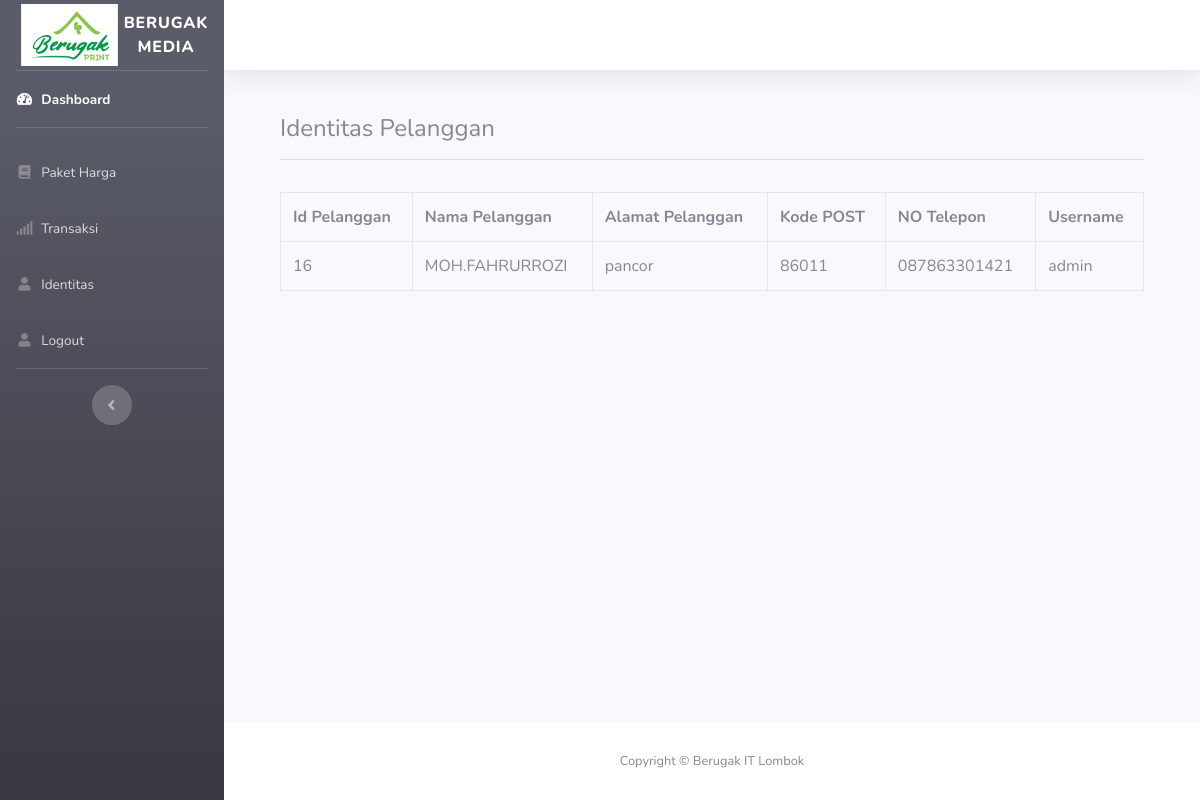
Screenshot of /user/aksi/identitas.php (signed in) with the database file from the repository.
### tables this page shows
CREATE TABLE `tb_pelanggan` (
  `id_pelanggan` int(11) NOT NULL,
  `nama_pelanggan` varchar(30) NOT NULL,
  `alamat` text NOT NULL,
  `kode_post` varchar(20) NOT NULL,
  `no` varchar(30) NOT NULL,
  `username` varchar(30) NOT NULL,
  `password` varchar(12) NOT NULL
);

### user/aksi/identitas.php (the view, shortened to what this page needs)
  <!DOCTYPE html>
<html lang="en">
<head>
  <link href="../../vendor/fontawesome-free/css/all.min.css" rel="stylesheet" type="text/css">
  <link href="../../css/sb-admin-2.min.css" rel="stylesheet">
</head>
<body id="page-top">
  <div id="wrapper">
    <ul class="navbar-nav bg-gradient-dark sidebar sidebar-dark accordion" id="accordionSidebar">
      <a class="sidebar-brand d-flex align-items-center justify-content-center" href="#">
        <div class="">
         <img src="../../gambar/logo.jpg" width="90%">
        </div>
        <div class=""> Berugak Media</div>
      </a>
      <hr class="sidebar-divider my-0">
      <li class="nav-item active">
        <a class="nav-link" href="#">
          <i class="fas fa-fw fa-tachometer-alt"></i>
          <span>Dashboard</span></a>
      </li>
      <hr class="sidebar-divider">
      <li class="nav-item">
        <a class="nav-link" href="paket_harga.php">
          <i class="fas fa-fw fa-book"></i>
          <span>Paket Harga</span></a>
      </li>
      <li class="nav-item">
        <a class="nav-link" href="transaksi.php">
          <i class="fas fa-fw fa-signal"></i>
          <span>Transaksi</span></a>
      </li>
      <li class="nav-item">
        <a class="nav-link" href="identitas.php">
          <i class="fas fa-fw fa-user"></i>
          <span>Identitas</span></a>
      </li>
      <li class="nav-item">
        <a class="nav-link" href="../logout.php">
          <i class="fas fa-fw fa-user"></i>
          <span>Logout</span></a>
      </li>
      <hr class="sidebar-divider d-none d-md-block">
      <div class="text-center d-none d-md-inline">
        <button class="rounded-circle border-0" id="sidebarToggle"></button>
      </div>
    </ul>
    <div id="content-wrapper" class="d-flex flex-column">
      <div id="content">
        <nav class="navbar navbar-expand navbar-light bg-white topbar mb-4 static-top shadow">
</nav>
            <div class="container">
            <div class= "col-md-12">
            <div class="card-body">
              <div class="table-responsive">
                <table class="table table-bordered" id="dataTable" width="100%" cellspacing="0">
            <h4>Identitas Pelanggan<hr></h4>
            <table class="table table-bordered">
            <th>Id Pelanggan</th>
            <th>Nama Pelanggan</th>
            <th>Alamat Pelanggan</th>
            <th>Kode POST</th>
            <th>NO Telepon</th>
            <th>Username</th>
            <?php
include '../../config.php';
$data = mysqli_query($koneksi,"select * from tb_pelanggan where id_pelanggan like ".$_SESSION['id_pelanggan'] );
while($d = mysqli_fetch_array($data)){
?>
<tr>
<td><?php echo $d['id_pelanggan']; ?></td>
<td><?php echo $d['nama_pelanggan']; ?></td>
<td><?php echo $d['alamat']; ?></td>
<td><?php echo $d['kode_post']; ?></td>
<td><?php echo $d['no']; ?></td>
<td><?php echo $d['username']; ?></td>
</tr>
<?php
}
?>
            </table>
  </div>
  </div>
            </div>
            </div>
</div>
      <footer class="sticky-footer bg-white">
        <div class="container my-auto">
          <div class="copyright text-center my-auto">
            <span>Copyright &copy; Berugak IT Lombok</span>
          </div>
        </div>
      </footer>
    </div>
  </div>
</body>
</html>

### rows the page displays
tb_pelanggan: id_pelanggan "16", nama_pelanggan "MOH.FAHRURROZI", alamat "pancor", kode_post "86011", no "087863301421", username "admin"
